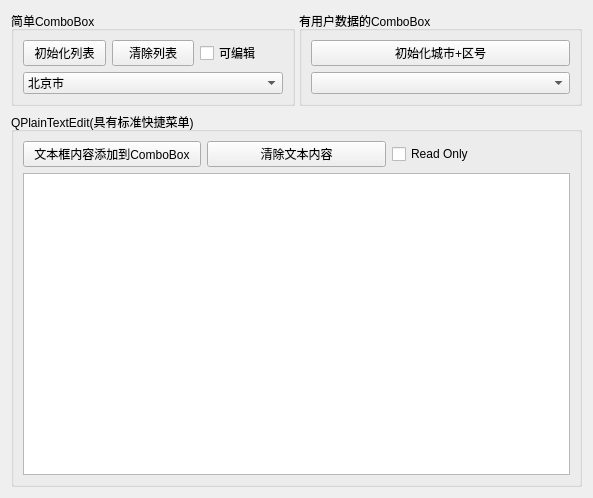
<?xml version="1.0" encoding="UTF-8"?>
<ui version="4.0">
 <class>Widget</class>
 <widget class="QWidget" name="Widget">
  <property name="geometry">
   <rect>
    <x>0</x>
    <y>0</y>
    <width>593</width>
    <height>498</height>
   </rect>
  </property>
  <property name="windowTitle">
   <string>Widget</string>
  </property>
  <layout class="QVBoxLayout" name="verticalLayout_5">
   <item>
    <layout class="QHBoxLayout" name="horizontalLayout_4">
     <property name="spacing">
      <number>4</number>
     </property>
     <item>
      <widget class="QGroupBox" name="groupBox_4">
       <property name="title">
        <string>简单ComboBox</string>
       </property>
       <layout class="QGridLayout" name="gridLayout_2">
        <item row="0" column="0">
         <widget class="QPushButton" name="btnIniItems_2">
          <property name="text">
           <string>初始化列表</string>
          </property>
         </widget>
        </item>
        <item row="0" column="1">
         <widget class="QPushButton" name="btnClearItems_2">
          <property name="text">
           <string>清除列表</string>
          </property>
         </widget>
        </item>
        <item row="0" column="2">
         <widget class="QCheckBox" name="chkBoxEditable_2">
          <property name="maximumSize">
           <size>
            <width>200</width>
            <height>16777215</height>
           </size>
          </property>
          <property name="text">
           <string>可编辑</string>
          </property>
         </widget>
        </item>
        <item row="1" column="0" colspan="3">
         <widget class="QComboBox" name="comboBox_2">
          <property name="editable">
           <bool>false</bool>
          </property>
          <property name="currentIndex">
           <number>0</number>
          </property>
          <item>
           <property name="text">
            <string>北京市</string>
           </property>
           <property name="icon">
            <iconset resource="res.qrc">
             <normaloff>:/images/icons/UNIT.ICO</normaloff>:/images/icons/UNIT.ICO</iconset>
           </property>
          </item>
          <item>
           <property name="text">
            <string>上海市</string>
           </property>
           <property name="icon">
            <iconset resource="res.qrc">
             <normaloff>:/images/icons/UNIT.ICO</normaloff>:/images/icons/UNIT.ICO</iconset>
           </property>
          </item>
         </widget>
        </item>
       </layout>
      </widget>
     </item>
     <item>
      <widget class="QGroupBox" name="groupBox_5">
       <property name="title">
        <string>有用户数据的ComboBox</string>
       </property>
       <layout class="QVBoxLayout" name="verticalLayout_4">
        <property name="leftMargin">
         <number>9</number>
        </property>
        <property name="topMargin">
         <number>9</number>
        </property>
        <property name="rightMargin">
         <number>9</number>
        </property>
        <property name="bottomMargin">
         <number>9</number>
        </property>
        <item>
         <widget class="QPushButton" name="btnIni2_2">
          <property name="text">
           <string>初始化城市+区号</string>
          </property>
         </widget>
        </item>
        <item>
         <widget class="QComboBox" name="comboBox2_2"/>
        </item>
       </layout>
      </widget>
     </item>
    </layout>
   </item>
   <item>
    <widget class="QGroupBox" name="groupBox_2">
     <property name="title">
      <string>QPlainTextEdit(具有标准快捷菜单)</string>
     </property>
     <layout class="QVBoxLayout" name="verticalLayout_3">
      <item>
       <layout class="QHBoxLayout" name="horizontalLayout_3">
        <item>
         <widget class="QPushButton" name="btnToComboBox_2">
          <property name="text">
           <string>文本框内容添加到ComboBox</string>
          </property>
         </widget>
        </item>
        <item>
         <widget class="QPushButton" name="btnClearText_2">
          <property name="text">
           <string>清除文本内容</string>
          </property>
         </widget>
        </item>
        <item>
         <widget class="QCheckBox" name="chkBoxReadonly_2">
          <property name="maximumSize">
           <size>
            <width>200</width>
            <height>16777215</height>
           </size>
          </property>
          <property name="layoutDirection">
           <enum>Qt::LeftToRight</enum>
          </property>
          <property name="text">
           <string>Read Only</string>
          </property>
         </widget>
        </item>
       </layout>
      </item>
      <item>
       <widget class="QPlainTextEdit" name="plainTextEdit_2"/>
      </item>
     </layout>
    </widget>
   </item>
  </layout>
 </widget>
 <resources>
  <include location="res.qrc"/>
 </resources>
 <connections/>
</ui>
